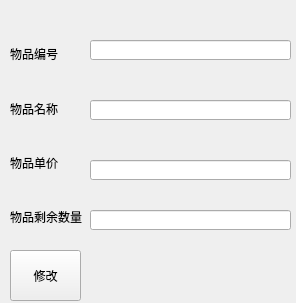
<?xml version="1.0" encoding="UTF-8"?>
<ui version="4.0">
 <class>Form</class>
 <widget class="QWidget" name="Form">
  <property name="geometry">
   <rect>
    <x>0</x>
    <y>0</y>
    <width>296</width>
    <height>303</height>
   </rect>
  </property>
  <property name="windowTitle">
   <string>Form</string>
  </property>
  <widget class="QWidget" name="verticalLayoutWidget">
   <property name="geometry">
    <rect>
     <x>10</x>
     <y>30</y>
     <width>74</width>
     <height>211</height>
    </rect>
   </property>
   <layout class="QVBoxLayout" name="verticalLayout">
    <item>
     <widget class="QLabel" name="label">
      <property name="text">
       <string>物品编号</string>
      </property>
     </widget>
    </item>
    <item>
     <widget class="QLabel" name="label_2">
      <property name="text">
       <string>物品名称</string>
      </property>
     </widget>
    </item>
    <item>
     <widget class="QLabel" name="label_4">
      <property name="text">
       <string>物品单价</string>
      </property>
     </widget>
    </item>
    <item>
     <widget class="QLabel" name="label_3">
      <property name="text">
       <string>物品剩余数量</string>
      </property>
     </widget>
    </item>
   </layout>
  </widget>
  <widget class="QLineEdit" name="lineEdit">
   <property name="geometry">
    <rect>
     <x>90</x>
     <y>40</y>
     <width>201</width>
     <height>20</height>
    </rect>
   </property>
  </widget>
  <widget class="QLineEdit" name="lineEdit_2">
   <property name="geometry">
    <rect>
     <x>90</x>
     <y>100</y>
     <width>201</width>
     <height>20</height>
    </rect>
   </property>
  </widget>
  <widget class="QLineEdit" name="lineEdit_3">
   <property name="geometry">
    <rect>
     <x>90</x>
     <y>160</y>
     <width>201</width>
     <height>20</height>
    </rect>
   </property>
  </widget>
  <widget class="QLineEdit" name="lineEdit_4">
   <property name="geometry">
    <rect>
     <x>90</x>
     <y>210</y>
     <width>201</width>
     <height>20</height>
    </rect>
   </property>
  </widget>
  <widget class="QPushButton" name="pushButton">
   <property name="geometry">
    <rect>
     <x>10</x>
     <y>250</y>
     <width>71</width>
     <height>51</height>
    </rect>
   </property>
   <property name="text">
    <string>修改</string>
   </property>
  </widget>
 </widget>
 <resources/>
 <connections/>
</ui>
